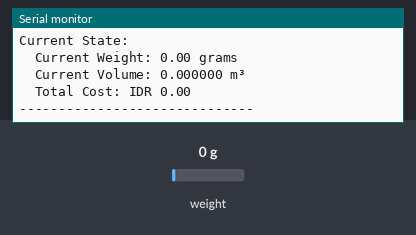
A sketch run on a simulated Arduino Uno, built with avr-gcc and run on an emulated ATmega328P. Parts: the last lines printed to the serial monitor. Inputs (shaded band) come from the test bench; at power-on: weight on the scale 0 g.

Above: at 8.1 s.
8.2 s: weight on the scale set to 1250 g
At 10.0 s:
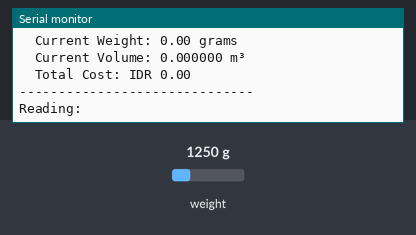
12.1 s: weight on the scale set to 100 g
At 17.4 s:
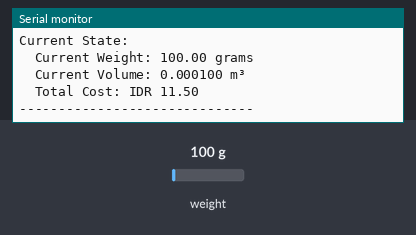
Timing chart, 0 to 18.9 s (numbered marks = the images above; inputs shaded):
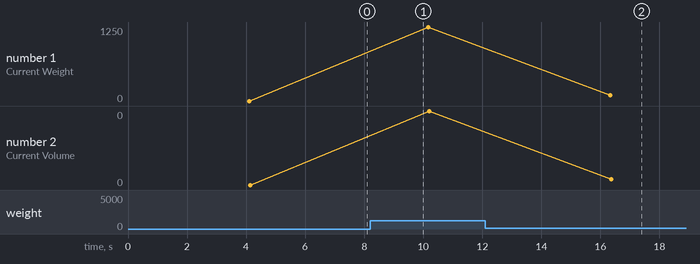

Measured:
- after the input at 12.1 s, the serial monitor: prints a new line after 4.1 s (image 2)
- plotted number 1: 0 → 1250 after the input at 8.2 s, 1250 → 100 after the input at 12.1 s
- plotted number 2: 0 → 0 after the input at 8.2 s, 0 → 0 after the input at 12.1 s

The sketch:

single_hx711.ino
```cpp
#include <HX711.h>

HX711 scale(6, 5); //HX711 scale(6, 5);

float calibration_factor = -434;
float initial_units; // initial weight in grams
float current_units; // current weight in grams
float previous_units; // previous weight in grams
float used_volume; // used volume in cubic meters
float total_cost; // total cost in IDR
float cost; // cost in IDR
const float price_per_m3 = 10000; // price per cubic meter in IDR

void setup()
{
  Serial.begin(9600);
  Serial.println("HX711 Weighing System Initialized");
  scale.set_scale(calibration_factor);
  scale.tare();
  delay(1000); // Wait for the scale to stabilize

  // Measure and store initial weight
  initial_units = scale.get_units(10);
  if (initial_units < 0)
  {
    initial_units = 0.00;
  }

  previous_units = initial_units;
  used_volume = 0.0;
  cost = 0.0;
  total_cost = 0.0;

  // Display initial state
  Serial.println("\nInitial State:");
  Serial.print("  Initial Weight: ");
  Serial.print(initial_units);
  Serial.println(" grams");

  Serial.print("  Initial Volume: ");
  Serial.print(initial_units / 1000000.0, 6);
  Serial.println(" m³");

  Serial.print("  Initial Cost: IDR ");
  Serial.println(total_cost, 2);
  Serial.println("------------------------------");
}

void loop()
{
  Serial.print("Reading: ");
  current_units = scale.get_units(10);
  if (current_units < 0)
  {
    current_units = 0.00;
  }

  if (current_units < previous_units) {
    // Water used
    float volume_used = (previous_units - current_units) / 1000000.0;
    total_cost += volume_used * price_per_m3;
    used_volume += volume_used;

    Serial.println("\nWater Usage Detected:");
    Serial.print("  Water Used: ");
    Serial.print(volume_used, 6); // Print used volume in cubic meters with 6 decimal places
    Serial.println(" m³");

    cost = volume_used * price_per_m3;
    Serial.print("  Cost for This Usage: IDR ");
    Serial.println(cost, 2); // Print cost with 2 decimal places
  }

  Serial.println("\nCurrent State:");
  Serial.print("  Current Weight: ");
  Serial.print(current_units);
  Serial.println(" grams");

  Serial.print("  Current Volume: ");
  Serial.print(current_units / 1000000.0, 6); // Print volume in cubic meters with 6 decimal places
  Serial.println(" m³");

  Serial.print("  Total Cost: IDR ");
  Serial.println(total_cost, 2); // Print total cost with 2 decimal places
  Serial.println("------------------------------");

  previous_units = current_units;
  delay(5000);
}
```
